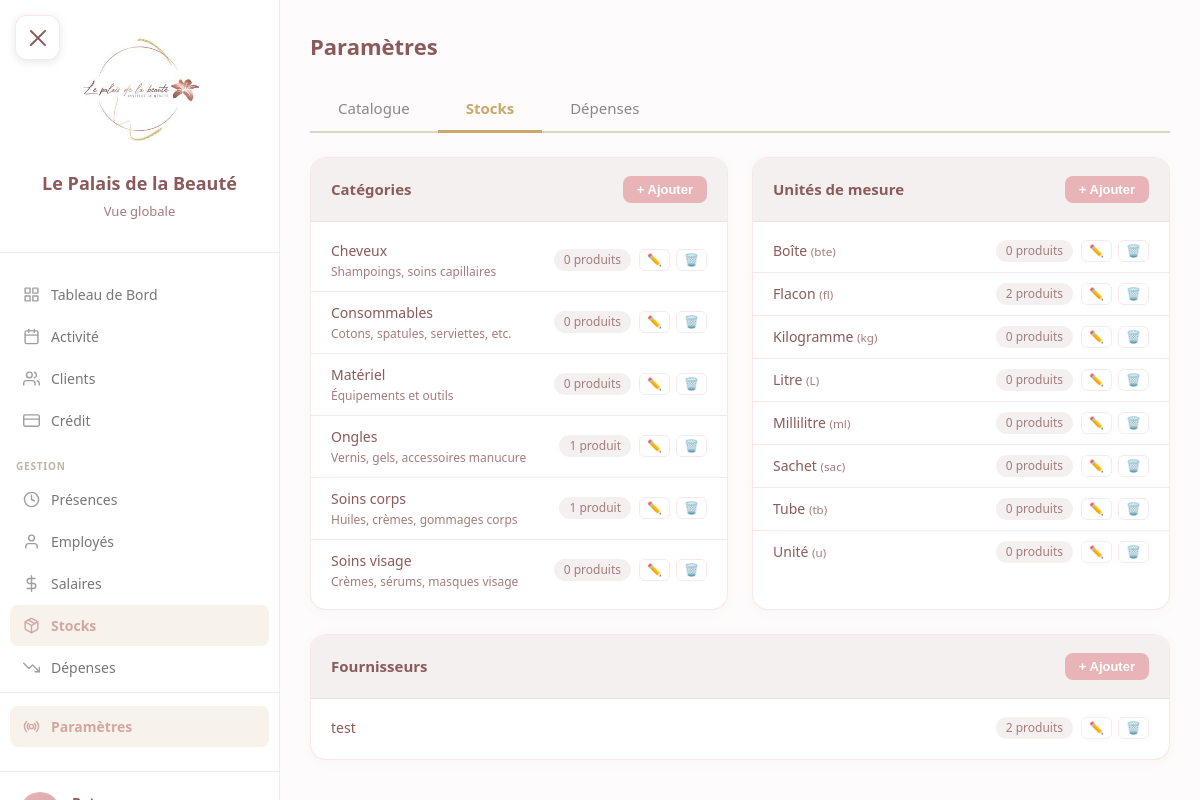
The app's page /gestion/stocks/parametres/ (signed in) with its own data.
### core/models.py (models this page shows, shortened)
class CategorieProduit(models.Model):
    nom = models.CharField(max_length=100, unique=True)
    description = models.TextField(blank=True, null=True)
    class Meta:
        verbose_name = "Catégorie produit"
        verbose_name_plural = "Catégories produits"
        ordering = ['nom']

class UniteMesure(models.Model):
    nom = models.CharField(max_length=50, unique=True)
    abrv = models.CharField(max_length=10, blank=True, default='')
    class Meta:
        verbose_name = "Unité de mesure"
        verbose_name_plural = "Unités de mesure"
        ordering = ['nom']

class Fournisseur(models.Model):
    nom = models.CharField(max_length=200)
    telephone = models.CharField(max_length=20, blank=True, default='')
    email = models.EmailField(blank=True, default='')
    actif = models.BooleanField(default=True)
    date_creation = models.DateTimeField(auto_now_add=True)
    class Meta:
        verbose_name = "Fournisseur"
        verbose_name_plural = "Fournisseurs"
        ordering = ['nom']

### gestion/views.py (the view)
# urls.py: path('stocks/parametres/', views.stocks_parametres, name='stocks_parametres'),
@login_required
@role_required(['patron'])
def stocks_parametres(request):
    return render(request, 'gestion/stocks/parametres.html', {
        'categories': CategorieProduit.objects.annotate(nb=Count('produits')).order_by('nom'),
        'unites': UniteMesure.objects.annotate(nb=Count('produits')).order_by('nom'),
        'fournisseurs': Fournisseur.objects.annotate(nb=Count('produits')).order_by('nom'),
    })

### core/models.py (called while the page is built)
    def is_patron(self):
        return self.role == 'patron'

### templates/gestion/stocks/parametres.html (shortened to what this page needs)
{% extends 'base.html' %}
{% block content %}
<div class="stk-container">
    <div class="page-header">
        <h1>Paramètres</h1>
    </div>
    <div class="page-tabs">
        <a href="{% url 'gestion:catalogue' %}" class="page-tab">Catalogue</a>
        <a href="{% url 'gestion:stocks_parametres' %}" class="page-tab active">Stocks</a>
        <a href="{% url 'gestion:depenses_parametres' %}" class="page-tab">Dépenses</a>
    </div>
    <div class="sections-grid">
        <div class="section-card">
            <div class="section-header">
                <h2>Catégories</h2>
                <button class="btn-add" onclick="ouvrirModal('categorie')">+ Ajouter</button>
            </div>
            <div class="item-list">
                {% for cat in categories %}
                <div class="item-row">
                    <div>
                        <div class="item-nom">{{ cat.nom }}</div>
                        {% if cat.description %}<div class="item-sub">{{ cat.description }}</div>{% endif %}
                    </div>
                    <div style="display:flex;align-items:center;">
                        <span class="item-badge">{{ cat.nb }} produit{{ cat.nb|pluralize }}</span>
                        <div class="item-actions">
                            <button class="btn-icon" onclick="ouvrirModalModifier('categorie', {{ cat.id }}, '{{ cat.nom|escapejs }}', '{{ cat.description|default:''|escapejs }}', '')">✏️</button>
                            <button class="btn-icon btn-icon-danger" onclick="supprimer('categorie', {{ cat.id }}, '{{ cat.nom|escapejs }}')">🗑️</button>
                        </div>
                    </div>
                </div>
                {% empty %}
                <div class="empty-msg">Aucune catégorie</div>
                {% endfor %}
            </div>
        </div>
        <div class="section-card">
            <div class="section-header">
                <h2>Unités de mesure</h2>
                <button class="btn-add" onclick="ouvrirModal('unite')">+ Ajouter</button>
            </div>
            <div class="item-list">
                {% for u in unites %}
                <div class="item-row">
                    <div>
                        <div class="item-nom">{{ u.nom }} {% if u.abrv %}<small style="color:var(--text-light);">({{ u.abrv }})</small>{% endif %}</div>
                    </div>
                    <div style="display:flex;align-items:center;">
                        <span class="item-badge">{{ u.nb }} produit{{ u.nb|pluralize }}</span>
                        <div class="item-actions">
                            <button class="btn-icon" onclick="ouvrirModalModifier('unite', {{ u.id }}, '{{ u.nom|escapejs }}', '', '{{ u.abrv|escapejs }}')">✏️</button>
                            <button class="btn-icon btn-icon-danger" onclick="supprimer('unite', {{ u.id }}, '{{ u.nom|escapejs }}')">🗑️</button>
                        </div>
                    </div>
                </div>
                {% empty %}
                <div class="empty-msg">Aucune unité</div>
                {% endfor %}
            </div>
        </div>
        <div class="section-card" style="grid-column: 1 / -1;">
            <div class="section-header">
                <h2>Fournisseurs</h2>
                <button class="btn-add" onclick="ouvrirModal('fournisseur')">+ Ajouter</button>
            </div>
            <div class="item-list">
                {% for f in fournisseurs %}
                <div class="item-row">
                    <div>
                        <div class="item-nom">{{ f.nom }}</div>
                    </div>
                    <div style="display:flex;align-items:center;">
                        <span class="item-badge">{{ f.nb }} produit{{ f.nb|pluralize }}</span>
                        <div class="item-actions">
                            <button class="btn-icon" onclick="ouvrirModalModifier('fournisseur', {{ f.id }}, '{{ f.nom|escapejs }}', '{{ f.telephone|escapejs }}', '{{ f.email|escapejs }}')">✏️</button>
                            <button class="btn-icon btn-icon-danger" onclick="supprimer('fournisseur', {{ f.id }}, '{{ f.nom|escapejs }}')">🗑️</button>
                        </div>
                    </div>
                </div>
                {% empty %}
                <div class="empty-msg">Aucun fournisseur</div>
                {% endfor %}
            </div>
        </div>
    </div>
</div>
{% endblock %}

### records on screen
CategorieProduit: nom "Cheveux", description "Shampoings, soins capillaires", nb "0"
CategorieProduit: nom "Consommables", description "Cotons, spatules, serviettes, etc.", nb "0"
CategorieProduit: nom "Matériel", description "Équipements et outils", nb "0"
CategorieProduit: nom "Ongles", description "Vernis, gels, accessoires manucure", nb "1"
CategorieProduit: nom "Soins corps", description "Huiles, crèmes, gommages corps", nb "1"
CategorieProduit: nom "Soins visage", description "Crèmes, sérums, masques visage", nb "0"
UniteMesure: nom "Boîte", abrv "bte", nb "0"
UniteMesure: nom "Flacon", abrv "fl", nb "2"
UniteMesure: nom "Kilogramme", abrv "kg", nb "0"
UniteMesure: nom "Litre", abrv "L", nb "0"
UniteMesure: nom "Millilitre", abrv "ml", nb "0"
UniteMesure: nom "Sachet", abrv "sac", nb "0"
UniteMesure: nom "Tube", abrv "tb", nb "0"
UniteMesure: nom "Unité", abrv "u", nb "0"
Fournisseur: nom "test", nb "2"
